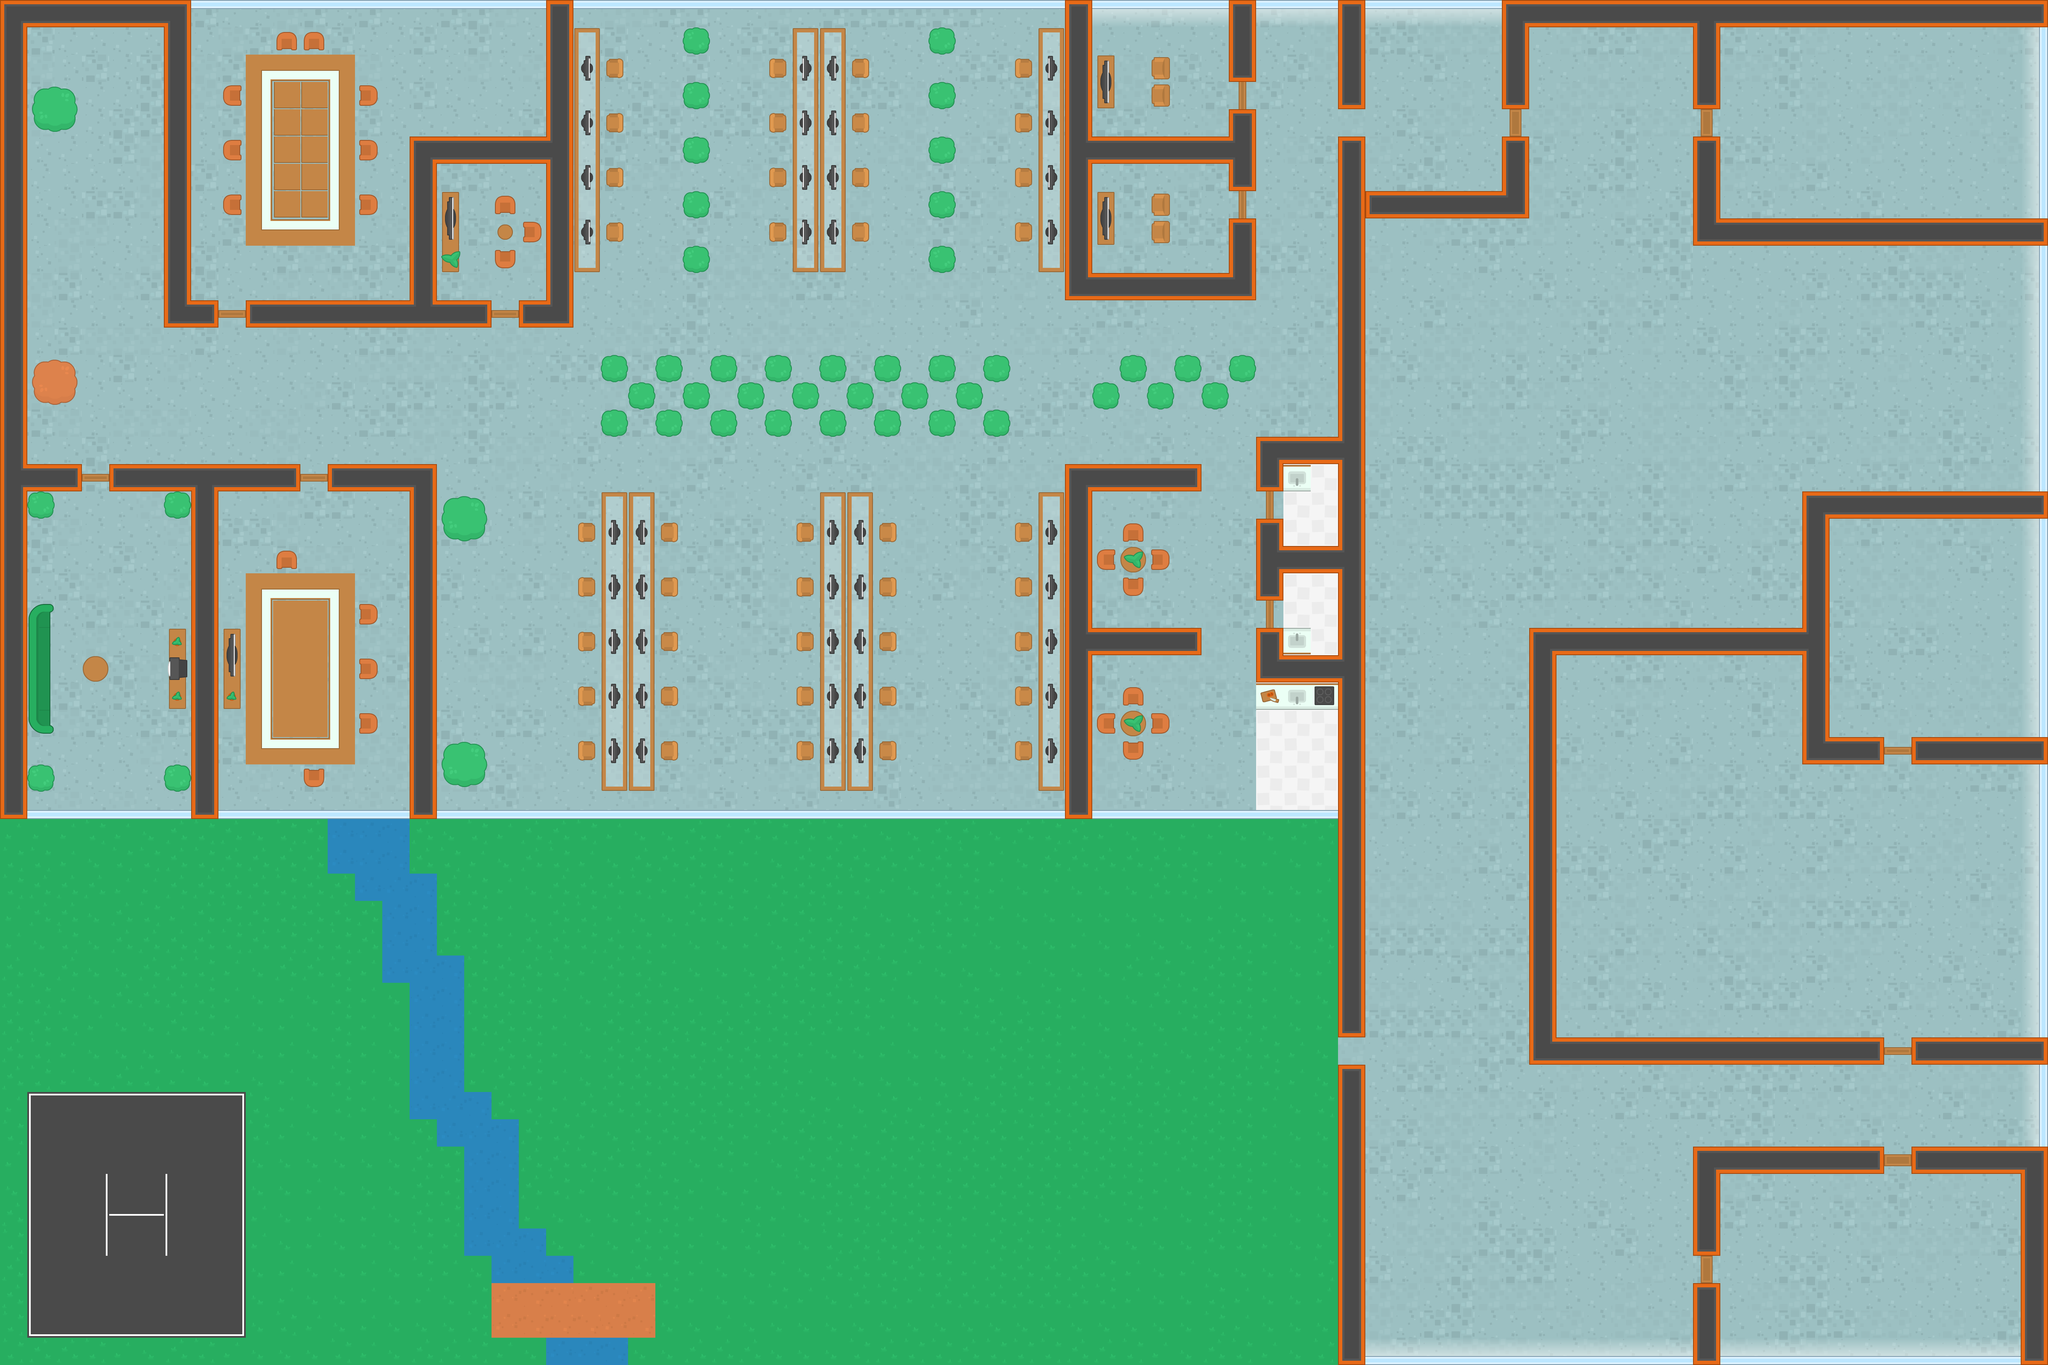

The image is a tile-based game level rendered from a .tmx file. Its description and source (layers, tilesets, objects; grid data summarised) follow:
An orthogonal 75x50 tile map with 64x64 px tiles, 4 tile layers (Ground, Walls, Furniture, Objects) and 283 objects (204x wall, 35x zombie, 10x bullets_machine, 8x hostage, 7x health, ...).

<map version="1.5" tiledversion="1.7.1" orientation="orthogonal" renderorder="right-down" width="75" height="50" tilewidth="64" tileheight="64" infinite="0" nextlayerid="6" nextobjectid="349">
 <tileset firstgid="1" source="spritesheet_tiles.tsx" />
 <layer id="3" name="Ground" width="75" height="50">
  <data>[3750 cells, 3750 non-empty, 23 distinct tile ids]</data>
 </layer>
 <layer id="1" name="Walls" width="75" height="50">
  <data>[3750 cells, 534 non-empty, 23 distinct tile ids]</data>
 </layer>
 <layer id="2" name="Furniture" width="75" height="50">
  <data>[3750 cells, 243 non-empty, 20 distinct tile ids]</data>
 </layer>
 <layer id="4" name="Objects" width="75" height="50">
  <data>[3750 cells, 126 non-empty, 20 distinct tile ids]</data>
 </layer>
 <objectgroup id="5" name="Obstacles">
  <object id="4" name="wall" x="0" y="0" width="448" height="64" />
  <object id="6" name="wall" x="384" y="64" width="64" height="704" />
  <object id="8" name="wall" x="0" y="64" width="64" height="1840" />
  <object id="10" name="wall" x="64" y="1088" width="128" height="64" />
  <object id="12" name="wall" x="256" y="1088" width="448" height="64" />
  <object id="13" name="wall" x="448" y="1152" width="64" height="752" />
  <object id="14" name="wall" x="1280" y="16" width="64" height="752" />
  <object id="15" name="wall" x="960" y="320" width="320" height="64" />
  <object id="16" name="wall" x="960" y="384" width="64" height="320" />
  <object id="17" name="wall" x="1216" y="704" width="64" height="64" />
  <object id="18" name="wall" x="576" y="704" width="576" height="64" />
  <object id="19" name="wall" x="448" y="704" width="64" height="64" />
  <object id="20" name="wall" x="64" y="1088" width="128" height="64" />
  <object id="23" name="wall" x="2496" y="16" width="64" height="688" />
  <object id="24" name="wall" x="2560" y="320" width="320" height="64" />
  <object id="25" name="wall" x="2560" y="640" width="320" height="64" />
  <object id="26" name="wall" x="2880" y="512" width="64" height="192" />
  <object id="27" name="wall" x="2880" y="256" width="64" height="192" />
  <object id="28" name="wall" x="2880" y="16" width="64" height="176" />
  <object id="29" name="wall" x="3136" y="16" width="64" height="240" />
  <object id="30" name="wall" x="3136" y="320" width="64" height="2112" />
  <object id="31" name="wall" x="3008" y="1536" width="128" height="64" />
  <object id="32" name="wall" x="2944" y="1472" width="64" height="128" />
  <object id="33" name="wall" x="2944" y="1216" width="64" height="192" />
  <object id="34" name="wall" x="3008" y="1280" width="128" height="64" />
  <object id="35" name="wall" x="2944" y="1024" width="192" height="64" />
  <object id="36" name="wall" x="2944" y="1088" width="64" height="64" />
  <object id="37" name="wall" x="2496" y="1088" width="320" height="64" />
  <object id="38" name="wall" x="2496" y="1152" width="64" height="752" />
  <object id="39" name="wall" x="2560" y="1472" width="256" height="64" />
  <object id="40" name="wall" x="768" y="1088" width="192" height="64" />
  <object id="41" name="wall" x="960" y="1088" width="64" height="816" />
  <object id="42" name="wall" x="96" y="224" width="64" height="64" />
  <object id="43" name="wall" x="96" y="864" width="64" height="64" />
  <object id="44" name="wall" x="64" y="1152" width="64" height="64" />
  <object id="45" name="wall" x="384" y="1152" width="64" height="64" />
  <object id="46" name="wall" x="64" y="1424" width="48" height="288" />
  <object id="47" name="wall" x="192" y="1536" width="64" height="64" />
  <object id="48" name="wall" x="400" y="1472" width="32" height="192" />
  <object id="49" name="wall" x="528" y="1472" width="32" height="192" />
  <object id="50" name="wall" x="576" y="1344" width="256" height="448" />
  <object id="51" name="wall" x="720" y="1808" width="32" height="32" />
  <object id="52" name="wall" x="848" y="1680" width="32" height="32" />
  <object id="54" name="wall" x="848" y="1552" width="32" height="32" />
  <object id="55" name="wall" x="848" y="1424" width="32" height="32" />
  <object id="56" name="wall" x="656" y="1296" width="32" height="32" />
  <object id="57" name="wall" x="576" y="128" width="256" height="448" />
  <object id="58" name="wall" x="528" y="208" width="32" height="32" />
  <object id="59" name="wall" x="656" y="80" width="32" height="32" />
  <object id="60" name="wall" x="704" y="80" width="48" height="32" />
  <object id="61" name="wall" x="848" y="208" width="32" height="32" />
  <object id="62" name="wall" x="848" y="336" width="32" height="32" />
  <object id="63" name="wall" x="528" y="336" width="32" height="32" />
  <object id="64" name="wall" x="528" y="464" width="32" height="32" />
  <object id="65" name="wall" x="848" y="464" width="32" height="32" />
  <object id="66" name="wall" x="1040" y="448" width="32" height="192" />
  <object id="67" name="wall" x="1168" y="464" width="32" height="32" />
  <object id="68" name="wall" x="1168" y="528" width="32" height="32" />
  <object id="69" name="wall" x="1232" y="528" width="32" height="32" />
  <object id="70" name="wall" x="1168" y="592" width="32" height="32" />
  <object id="71" name="wall" x="1344" y="64" width="64" height="576" />
  <object id="72" name="wall" x="1424" y="528" width="32" height="32" />
  <object id="73" name="wall" x="1424" y="400" width="32" height="32" />
  <object id="74" name="wall" x="1424" y="272" width="32" height="32" />
  <object id="75" name="wall" x="1424" y="144" width="32" height="32" />
  <object id="76" name="wall" x="1056" y="1184" width="64" height="64" />
  <object id="77" name="wall" x="1056" y="1760" width="64" height="64" />
  <object id="78" name="wall" x="1360" y="1744" width="32" height="32" />
  <object id="79" name="wall" x="1360" y="1616" width="32" height="32" />
  <object id="80" name="wall" x="1360" y="1488" width="32" height="32" />
  <object id="81" name="wall" x="1360" y="1360" width="32" height="32" />
  <object id="82" name="wall" x="1360" y="1232" width="32" height="32" />
  <object id="83" name="wall" x="1408" y="1152" width="128" height="704" />
  <object id="84" name="wall" x="1552" y="1744" width="32" height="32" />
  <object id="85" name="wall" x="1552" y="1616" width="32" height="32" />
  <object id="86" name="wall" x="1552" y="1488" width="32" height="32" />
  <object id="87" name="wall" x="1552" y="1360" width="32" height="32" />
  <object id="88" name="wall" x="1552" y="1232" width="32" height="32" />
  <object id="89" name="wall" x="1872" y="1232" width="32" height="32" />
  <object id="90" name="wall" x="1872" y="1360" width="32" height="32" />
  <object id="91" name="wall" x="1872" y="1488" width="32" height="32" />
  <object id="92" name="wall" x="1872" y="1616" width="32" height="32" />
  <object id="93" name="wall" x="1872" y="1744" width="32" height="32" />
  <object id="94" name="wall" x="2064" y="1744" width="32" height="32" />
  <object id="95" name="wall" x="2064" y="1616" width="32" height="32" />
  <object id="96" name="wall" x="2064" y="1488" width="32" height="32" />
  <object id="97" name="wall" x="2064" y="1360" width="32" height="32" />
  <object id="98" name="wall" x="2064" y="1232" width="32" height="32" />
  <object id="99" name="wall" x="1920" y="1152" width="128" height="704" />
  <object id="100" name="wall" x="2432" y="1152" width="64" height="704" />
  <object id="101" name="wall" x="2384" y="1232" width="32" height="32" />
  <object id="102" name="wall" x="2384" y="1360" width="32" height="32" />
  <object id="103" name="wall" x="2384" y="1488" width="32" height="32" />
  <object id="104" name="wall" x="2384" y="1616" width="32" height="32" />
  <object id="105" name="wall" x="2384" y="1744" width="32" height="32" />
  <object id="106" name="wall" x="2576" y="1680" width="32" height="32" />
  </objectgroup>
</map>
<!-- 187 of 283 objects omitted -->
